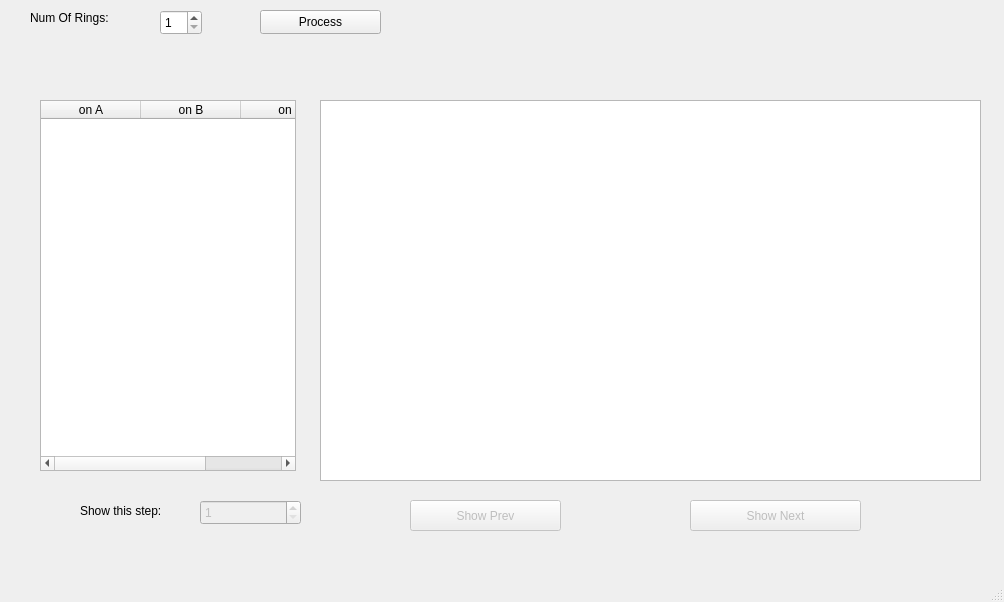
<?xml version="1.0" encoding="UTF-8"?>
<ui version="4.0">
 <class>MainWindow</class>
 <widget class="QMainWindow" name="MainWindow">
  <property name="geometry">
   <rect>
    <x>0</x>
    <y>0</y>
    <width>1004</width>
    <height>602</height>
   </rect>
  </property>
  <property name="windowTitle">
   <string>MainWindow</string>
  </property>
  <widget class="QWidget" name="centralwidget">
   <widget class="QSpinBox" name="spinBox">
    <property name="geometry">
     <rect>
      <x>160</x>
      <y>10</y>
      <width>42</width>
      <height>25</height>
     </rect>
    </property>
    <property name="minimum">
     <number>1</number>
    </property>
    <property name="maximum">
     <number>15</number>
    </property>
   </widget>
   <widget class="QLabel" name="label">
    <property name="geometry">
     <rect>
      <x>30</x>
      <y>10</y>
      <width>121</width>
      <height>16</height>
     </rect>
    </property>
    <property name="text">
     <string>Num Of Rings:</string>
    </property>
   </widget>
   <widget class="QTableWidget" name="tableWidget">
    <property name="geometry">
     <rect>
      <x>40</x>
      <y>100</y>
      <width>256</width>
      <height>371</height>
     </rect>
    </property>
    <column>
     <property name="text">
      <string>on A</string>
     </property>
    </column>
    <column>
     <property name="text">
      <string>on B</string>
     </property>
    </column>
    <column>
     <property name="text">
      <string>on C</string>
     </property>
    </column>
   </widget>
   <widget class="QPushButton" name="pushButton">
    <property name="geometry">
     <rect>
      <x>260</x>
      <y>10</y>
      <width>121</width>
      <height>24</height>
     </rect>
    </property>
    <property name="text">
     <string>Process</string>
    </property>
   </widget>
   <widget class="QGraphicsView" name="graphicsView">
    <property name="geometry">
     <rect>
      <x>320</x>
      <y>100</y>
      <width>661</width>
      <height>381</height>
     </rect>
    </property>
   </widget>
   <widget class="QPushButton" name="pushButton_P">
    <property name="enabled">
     <bool>false</bool>
    </property>
    <property name="geometry">
     <rect>
      <x>410</x>
      <y>500</y>
      <width>151</width>
      <height>31</height>
     </rect>
    </property>
    <property name="text">
     <string>Show Prev</string>
    </property>
   </widget>
   <widget class="QPushButton" name="pushButton_N">
    <property name="enabled">
     <bool>false</bool>
    </property>
    <property name="geometry">
     <rect>
      <x>690</x>
      <y>500</y>
      <width>171</width>
      <height>31</height>
     </rect>
    </property>
    <property name="text">
     <string>Show Next</string>
    </property>
    <property name="checkable">
     <bool>false</bool>
    </property>
   </widget>
   <widget class="QLabel" name="label_2">
    <property name="geometry">
     <rect>
      <x>80</x>
      <y>500</y>
      <width>91</width>
      <height>21</height>
     </rect>
    </property>
    <property name="text">
     <string>Show this step:</string>
    </property>
   </widget>
   <widget class="QSpinBox" name="spinBox_2">
    <property name="enabled">
     <bool>false</bool>
    </property>
    <property name="geometry">
     <rect>
      <x>200</x>
      <y>500</y>
      <width>101</width>
      <height>25</height>
     </rect>
    </property>
    <property name="minimum">
     <number>1</number>
    </property>
   </widget>
  </widget>
  <widget class="QMenuBar" name="menubar">
   <property name="geometry">
    <rect>
     <x>0</x>
     <y>0</y>
     <width>1004</width>
     <height>19</height>
    </rect>
   </property>
  </widget>
  <widget class="QStatusBar" name="statusbar"/>
 </widget>
 <resources/>
 <connections/>
</ui>
